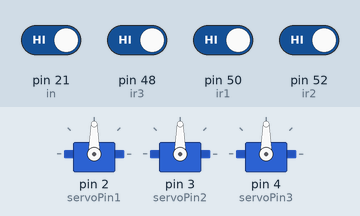
Simulated run of this sketch. Board: Arduino Mega 2560, built with avr-gcc and run on an emulated ATmega2560. Shown: 3 × servo. The inputs (shaded band) are chosen by the test bench; at power-on: pin 21 (in), pin 48 (ir3), pin 50 (ir1), pin 52 (ir2) HIGH.

Above: at 1.2 s.
1.3 s: pin 48 (ir3) driven LOW
At 3.5 s:
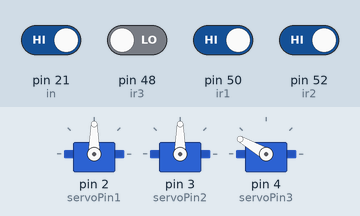
3.8 s: pin 21 (in) driven LOW
At 5.8 s:
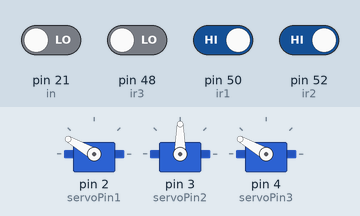
6.8 s: pin 52 (ir2) driven LOW
At 9.4 s:
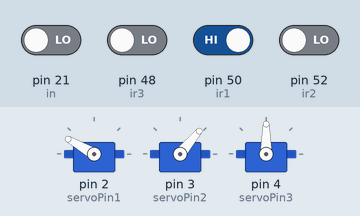
9.8 s: pin 50 (ir1) driven LOW
At 12.1 s:
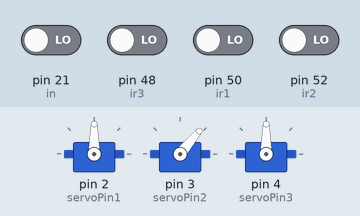
12.8 s: pin 50 (ir1) driven HIGH
At 14.7 s:
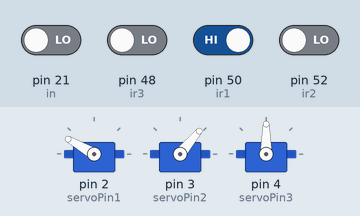
14.8 s: pin 52 (ir2) driven HIGH
At 17.5 s:
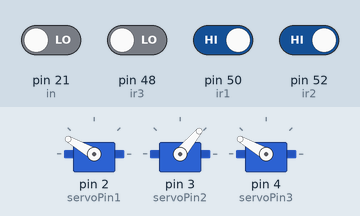
Timing chart, 0 to 18.8 s (numbered marks = the images above; inputs shaded):
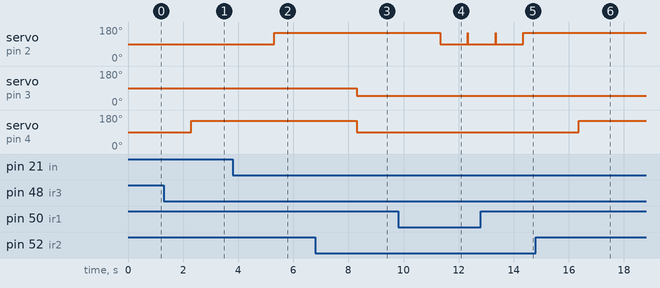

Measured:
- after the input at 1.3 s, servo on pin 4 (servoPin3): 90° → 150° after 1.0 s
- after the input at 3.8 s, servo on pin 2 (servoPin1): 90° → 150° after 1.5 s
- after the input at 6.8 s, servo on pin 3 (servoPin2): 90° → 50° after 1.5 s; servo on pin 4 (servoPin3): 150° → 90° after 1.5 s
- after the input at 9.8 s, servo on pin 2 (servoPin1): 150° → 90° after 1.5 s
- after the input at 12.8 s, servo on pin 2 (servoPin1): goes on until 14.3 s, then stays 150°
- after the input at 14.8 s, servo on pin 4 (servoPin3): 90° → 150° after 1.6 s

The sketch:

Graduation_Project_ELTL491.ino
```cpp
#include <Servo.h>

Servo se1;
Servo se2;
Servo se3;

const byte servoPin1 = 2;
const byte servoPin2 = 3;
const byte servoPin3 = 4;


//irs
int in = 21;
int inV =0;

int ir1 = 50;
int irV1 =0;

int ir2 = 52;
int irV2 =0;

int ir3 = 48;
int irV3 =0;

//int ir5 = 17;
//int irval5 =0;

//int ir6 = 16;
//int irval6 =0;


void setup()
{
  se1.attach(servoPin1);
  se2.attach(servoPin2);
  se3.attach(servoPin3);


  pinMode(in,INPUT);
  pinMode(ir1,INPUT);
  pinMode(ir2,INPUT);
  pinMode(ir3,INPUT);
  //pinMode(ir5,INPUT);
  //pinMode(ir6,INPUT);


}

void loop()
{

  inV=digitalRead(in);
  irV1=digitalRead(ir1);
  irV2=digitalRead(ir2);
  irV3=digitalRead(ir3);
  //irval5=digitalRead(ir5);
  //irval6=digitalRead(ir6);

 if (inV == LOW && irV3 ==LOW) {

    delay(1000);
    se1.write(150);
    se3.write(150);

  }
  else{
if (inV == HIGH && irV3 ==LOW)
{
  delay(1000);
  se2.write(90);
  se3.write(150);

}

  }


  if (irV2 ==LOW) {

    se3.write(90);
    se2.write(50);


    delay(5);

  }

   if (irV1 ==LOW) {

    se1.write(90);
   se3.write(90);


    delay(5);

  }

  //if (irval5 == LOW) {

    //se3.write(80);
    //delay(500);

  //}

  // if (irval6 == LOW) {
    //se3.write(180);
   // delay(500);

 // }
}
```
